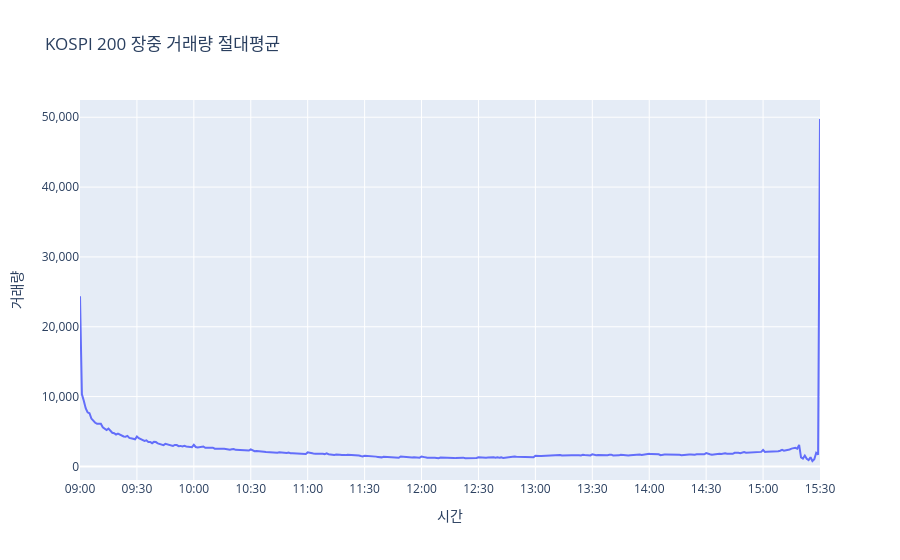

Source (notebook cell):
### Code cell
import plotly.graph_objects as go

fig = go.Figure()
fig.add_trace(go.Scatter(
    x=result["time"],
    y=result["volume"],
    mode="lines",
    name="거래량 절대평균"
))

tick_times = [f"{h:02d}{m:02d}00" for h in range(9, 16) for m in range(0, 60, 30) if not (h == 15 and m > 30)]

fig.update_layout(
    title="KOSPI 200 장중 거래량 절대평균",
    xaxis_title="시간",
    yaxis_title="거래량",
    yaxis=dict(
        tickformat=",d"
    ),
    xaxis=dict(
        tickvals=tick_times,
        ticktext=[f"{t[:2]}:{t[2:4]}" for t in tick_times]
    )
)

fig.show()

### Figure 1 — Plotly figure (JSON) as saved in the notebook; plotly's stock layout.template omitted (floating-point values rounded to 4 significant figures; data arrays with more than 128 entries replaced by an {"elided": "..."} marker saying what was removed)
{"data": [{"mode": "lines", "name": "거래량 절대평균", "type": "scatter", "x": {"elided": "391 str values"}, "y": {"elided": "391 float values"}}], "layout": {"title": {"text": "KOSPI 200 장중 거래량 절대평균"}, "xaxis": {"ticktext": ["09:00", "09:30", "10:00", "10:30", "11:00", "11:30", "12:00", "12:30", "13:00", "13:30", "14:00", "14:30", "15:00", "15:30"], "tickvals": ["090000", "093000", "100000", "103000", "110000", "113000", "120000", "123000", "130000", "133000", "140000", "143000", "150000", "153000"], "title": {"text": "시간"}}, "yaxis": {"tickformat": ",d", "title": {"text": "거래량"}}}}
